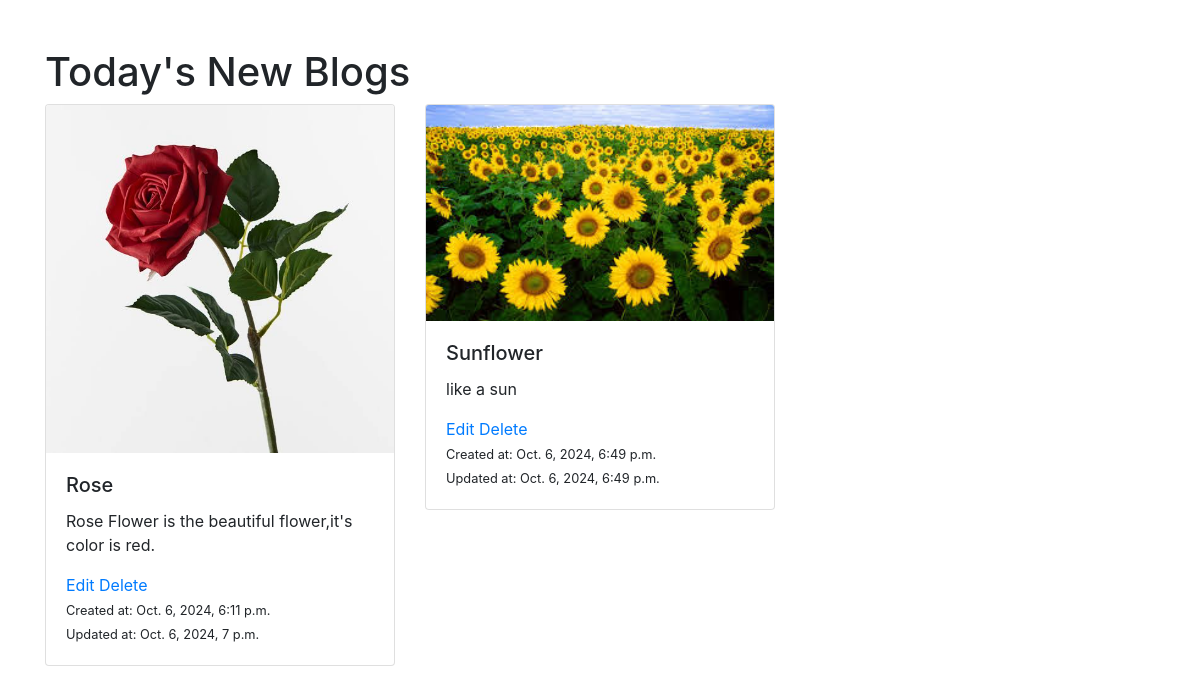
The page / on the database its author committed.
### blogapp/models.py (models this page shows, shortened)
class Product(models.Model):
    name=models.CharField(max_length=255)
    description = models.TextField()
    image = models.ImageField(upload_to='products/')
    created_at = models.DateTimeField(auto_now_add=True)
    updated_at = models.DateTimeField(auto_now=True)
    def short_description(self): # returns a shortened version of the product description (up to 30 words)
        words = self.description.split()
        if len(words)>50:
            return ' '.join(words[:30]) + '...'
        else:
            return self.description

### blogapp/views.py (the view)
# urls.py: path('', views.product_list, name='product_list'),
def product_list(request):
    products = Product.objects.all()
    return render(request, 'index.html', {'products': products})

### templates/index.html (shortened to what this page needs)
<!DOCTYPE html>
<html lang="en">
<head>
    <link rel="stylesheet" href="https://maxcdn.bootstrapcdn.com/bootstrap/4.5.2/css/bootstrap.min.css">
</head>
<body>
    <div class="container mt-5">
        <h1>Today's New Blogs</h1>
        <div class="row">
            {% for product in products %}
                <div class="col-md-4 mb-4">
                    <div class="card">
                        <a href="{% url 'product_detail' product.pk %}">
                            <img src="{{ product.image.url }}" alt="{{ product.created_name }}" class="card-img-top">
                        </a>
                        <div class="card-body">
                            <h5 class="card-title">{{ product.name }}</h5>
                            <p class="card-text">{{ product.short_description }}</p>
                            <a href="{% url 'edit_product' product.pk %}">Edit</a>
                            <a href="{% url 'delete_product' product.pk %}">Delete</a> <br>
                            <small class="card-text">Created at: {{ product.created_at }}</small> <br>
                            <small class="card-text">Updated at: {{ product.updated_at }}</small>
                        </div>
                    </div>
                </div>
            {% endfor %}
        </div>
    </div>
</body>
</html>

### rows shown on the page
Product: image (picture), name "Rose", short_description "Rose Flower is the beautiful flower,it's color is red.", created_at "Oct. 6, 2024, 6:11 p.m.", updated_at "Oct. 6, 2024, 7 p.m."
Product: image (picture), name "Sunflower", short_description "like a sun", created_at "Oct. 6, 2024, 6:49 p.m.", updated_at "Oct. 6, 2024, 6:49 p.m."
